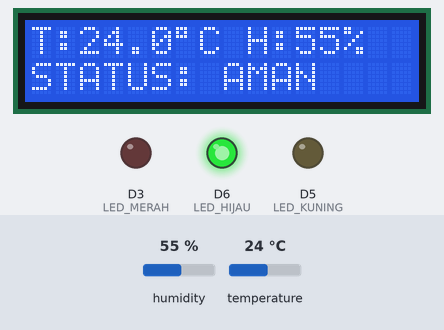
Recording of a sketch running on a simulated ESP8266 (NodeMCU). Parts: 16×2 character LCD, output pins drawn as LEDs (lit = HIGH). Inputs (shaded band) come from the test bench; at power-on: humidity 55 %, temperature 24 °C. WiFi joins after 1.5 s; servers stay silent unless stated; not simulated (calls return 0 or success): secrets.h; what the sketch prints to the serial monitor is not drawn.

Above: at 4.8 s.
4.9 s: humidity set to 51 %
At 6.4 s:
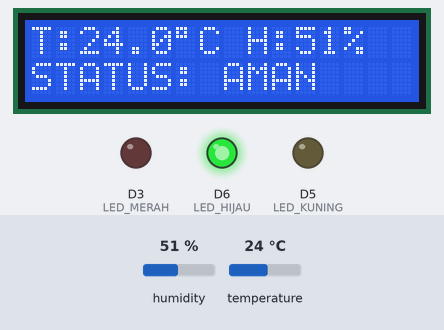
7.2 s: humidity set to 48 %
At 10.7 s:
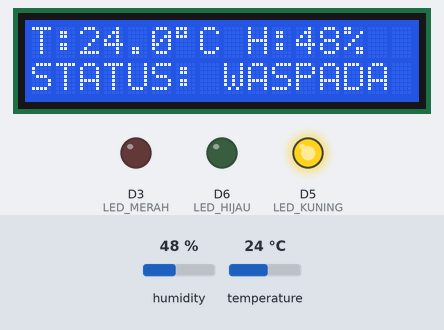
11.2 s: temperature set to 16 °C
At 14.9 s:
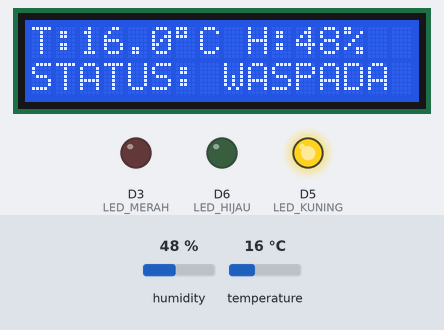
15.2 s: temperature set to 13 °C
At 18.0 s:
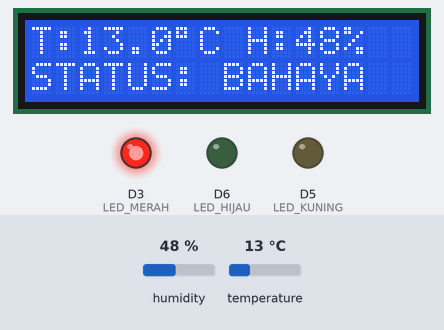
Timing chart, 0 to 19.5 s (numbered marks = the images above; inputs shaded):
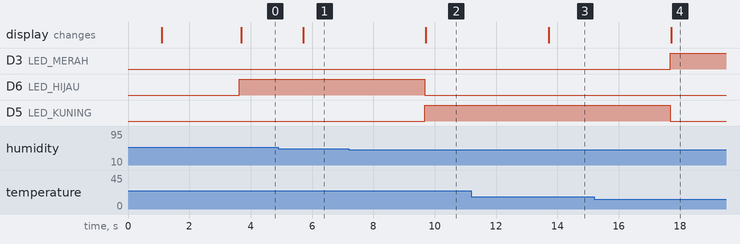

The sketch:

esp8266_lampu.ino
```cpp
#include <ESP8266WiFi.h>
#include <ESP8266WebServer.h>
#include <ArduinoJson.h>
#include <DHT.h>
#include <Wire.h>
#include <LiquidCrystal_I2C.h>
#include "secrets.h"

// =====================================
// KONFIGURASI WIFI
// =====================================


// =====================================
// KONFIGURASI PIN
// =====================================

// LED
const int LED_MERAH  = D3;
const int LED_KUNING = D5;
const int LED_HIJAU  = D6;

// DHT11
#define DHT_PIN D4
#define DHT_TYPE DHT11

DHT dht(DHT_PIN, DHT_TYPE);

// LCD 16x2 I2C
// Alamat umum: 0x27
LiquidCrystal_I2C lcd(0x27, 16, 2);

// Web server
ESP8266WebServer server(8081);

// =====================================
// BATAS KONDISI
// =====================================

// AMAN
const float SUHU_MIN_AMAN = 20.0;
const float SUHU_MAX_AMAN = 28.0;

const float HUM_MIN_AMAN = 50.0;
const float HUM_MAX_AMAN = 70.0;

// BAHAYA
const float SUHU_MIN_BAHAYA = 15.0;
const float SUHU_MAX_BAHAYA = 32.0;

const float HUM_MIN_BAHAYA = 40.0;
const float HUM_MAX_BAHAYA = 80.0;

// =====================================
// VARIABLE SENSOR
// =====================================

float suhu = 0;
float kelembapan = 0;

String statusLingkungan = "UNKNOWN";

// =====================================
// SETUP
// =====================================

void setup() {

  Serial.begin(115200);

  delay(1000);

  Serial.println();
  Serial.println("=================================");
  Serial.println(" ESP8266 IoT Peternakan");
  Serial.println("=================================");

  // LED
  pinMode(LED_MERAH, OUTPUT);
  pinMode(LED_KUNING, OUTPUT);
  pinMode(LED_HIJAU, OUTPUT);

  matikanSemuaLampu();

  // DHT
  dht.begin();

  // LCD
  Wire.begin(D2, D1);

  lcd.init();
  lcd.backlight();

  lcd.clear();
  lcd.setCursor(0, 0);
  lcd.print("IoT Peternakan");
  lcd.setCursor(0, 1);
  lcd.print("Starting...");

  // WiFi
  connectWiFi();

  // Endpoint lama
  server.on("/lampu", HTTP_POST, handleLampu);

  // Health
  server.on("/health", HTTP_GET, handleHealth);

  // Sensor
  server.on("/sensor", HTTP_GET, handleSensor);

  server.begin();

  Serial.println();
  Serial.println("HTTP Server started!");
  Serial.print("ESP8266 IP Address: ");
  Serial.println(WiFi.localIP());

  delay(1000);

  // Baca sensor pertama kali
  bacaSensor();
}

// =====================================
// LOOP
// =====================================

void loop() {

  server.handleClient();

  static unsigned long lastSensorRead = 0;

  if (millis() - lastSensorRead >= 2000) {

    lastSensorRead = millis();

    bacaSensor();
  }
}

// =====================================
// WIFI
// =====================================

void connectWiFi() {

  Serial.print("Connecting to WiFi");

  WiFi.begin(WIFI_SSID, WIFI_PASSWORD);

  while (WiFi.status() != WL_CONNECTED) {

    delay(500);

    Serial.print(".");
  }

  Serial.println();
  Serial.println("WiFi connected!");

  Serial.print("IP Address: ");
  Serial.println(WiFi.localIP());
}

// =====================================
// BACA SENSOR
// =====================================

void bacaSensor() {

  float h = dht.readHumidity();
  float t = dht.readTemperature();

  // Cek apakah pembacaan valid
  if (isnan(h) || isnan(t)) {

    Serial.println("Gagal membaca DHT11!");

    lcd.clear();
    lcd.setCursor(0, 0);
    lcd.print("Sensor Error");
    lcd.setCursor(0, 1);
    lcd.print("Cek DHT11");

    return;
  }

  suhu = t;
  kelembapan = h;

  Serial.println();
  Serial.println("=================================");
  Serial.print("Suhu       : ");
  Serial.print(suhu);
  Serial.println(" C");

  Serial.print("Kelembapan : ");
  Serial.print(kelembapan);
  Serial.println(" %");

  // Tentukan status
  tentukanStatus();

  // Update LED
  updateLampuStatus();

  // Update LCD
  updateLCD();
}

// =====================================
// TENTUKAN STATUS
// =====================================

void tentukanStatus() {

  bool suhuAman =
      suhu >= SUHU_MIN_AMAN &&
      suhu <= SUHU_MAX_AMAN;

  bool humAman =
      kelembapan >= HUM_MIN_AMAN &&
      kelembapan <= HUM_MAX_AMAN;

  bool suhuBahaya =
      suhu < SUHU_MIN_BAHAYA ||
      suhu > SUHU_MAX_BAHAYA;

  bool humBahaya =
      kelembapan < HUM_MIN_BAHAYA ||
      kelembapan > HUM_MAX_BAHAYA;

  // ================================
  // MERAH
  // ================================

  if (suhuBahaya || humBahaya) {

    statusLingkungan = "BAHAYA";

  }

  // ================================
  // HIJAU
  // ================================

  else if (suhuAman && humAman) {

    statusLingkungan = "AMAN";

  }

  // ================================
  // KUNING
  // ================================

  else {

    statusLingkungan = "WASPADA";
  }

  Serial.print("Status     : ");
  Serial.println(statusLingkungan);
}

// =====================================
// UPDATE LED
// =====================================

void updateLampuStatus() {

  matikanSemuaLampu();

  if (statusLingkungan == "AMAN") {

    digitalWrite(LED_HIJAU, HIGH);

  }

  else if (statusLingkungan == "WASPADA") {

    digitalWrite(LED_KUNING, HIGH);

  }

  else if (statusLingkungan == "BAHAYA") {

    digitalWrite(LED_MERAH, HIGH);
  }
}

// =====================================
// UPDATE LCD
// =====================================

void updateLCD() {

  lcd.clear();

  // Baris 1
  lcd.setCursor(0, 0);

  lcd.print("T:");
  lcd.print(suhu, 1);
  lcd.print((char)223);
  lcd.print("C ");

  lcd.print("H:");
  lcd.print(kelembapan, 0);
  lcd.print("%");

  // Baris 2
  lcd.setCursor(0, 1);

  if (statusLingkungan == "AMAN") {

    lcd.print("STATUS: AMAN");

  }

  else if (statusLingkungan == "WASPADA") {

    lcd.print("STATUS: WASPADA");

  }

  else {

    lcd.print("STATUS: BAHAYA");
  }
}

// =====================================
// MATIKAN SEMUA LAMPU
// =====================================

void matikanSemuaLampu() {

  digitalWrite(LED_MERAH, LOW);
  digitalWrite(LED_KUNING, LOW);
  digitalWrite(LED_HIJAU, LOW);
}

// =====================================
// /health
// =====================================

void handleHealth() {

  StaticJsonDocument<200> response;

  response["success"] = true;
  response["message"] = "ESP8266 is running";

  sendJsonResponse(200, response);
}

// =====================================
// /sensor
// =====================================

void handleSensor() {

  StaticJsonDocument<400> response;

  response["success"] = true;

  JsonObject data =
      response.createNestedObject("data");

  data["suhu"] = suhu;
  data["kelembapan"] = kelembapan;
  data["status"] = statusLingkungan;

  sendJsonResponse(200, response);
}

// =====================================
// /lampu
// =====================================

void handleLampu() {

  if (!server.hasArg("plain")) {

    StaticJsonDocument<200> response;

    response["success"] = false;
    response["message"] = "request body kosong";

    sendJsonResponse(400, response);

    return;
  }

  String body = server.arg("plain");

  Serial.println();
  Serial.println("=================================");
  Serial.println("Request diterima:");
  Serial.println(body);

  StaticJsonDocument<300> request;

  DeserializationError error =
      deserializeJson(request, body);

  if (error) {

    Serial.print("JSON error: ");
    Serial.println(error.c_str());

    StaticJsonDocument<200> response;

    response["success"] = false;
    response["message"] = "JSON tidak valid";

    sendJsonResponse(400, response);

    return;
  }

  bool isMerah =
      request["isMerah"] | false;

  bool isKuning =
      request["isKuning"] | false;

  bool isHijau =
      request["isHijau"] | false;

  int jumlahLampu = 0;

  if (isMerah) jumlahLampu++;
  if (isKuning) jumlahLampu++;
  if (isHijau) jumlahLampu++;

  if (jumlahLampu > 1) {

    StaticJsonDocument<200> response;

    response["success"] = false;
    response["message"] =
        "hanya satu lampu yang boleh menyala";

    sendJsonResponse(400, response);

    return;
  }

  setLampu(
      isMerah,
      isKuning,
      isHijau
  );

  StaticJsonDocument<300> response;

  response["success"] = true;
  response["message"] =
      "lampu berhasil diubah";

  JsonObject data =
      response.createNestedObject("data");

  data["isMerah"] = isMerah;
  data["isKuning"] = isKuning;
  data["isHijau"] = isHijau;

  sendJsonResponse(200, response);
}

// =====================================
// SET LAMPU MANUAL
// =====================================

void setLampu(
    bool merah,
    bool kuning,
    bool hijau
) {

  matikanSemuaLampu();

  if (merah) {
    digitalWrite(LED_MERAH, HIGH);
    Serial.println("LED MERAH: ON");
  }

  if (kuning) {
    digitalWrite(LED_KUNING, HIGH);
    Serial.println("LED KUNING: ON");
  }

  if (hijau) {
    digitalWrite(LED_HIJAU, HIGH);
    Serial.println("LED HIJAU: ON");
  }

  if (!merah && !kuning && !hijau) {
    Serial.println("SEMUA LED: OFF");
  }
}

// =====================================
// SEND JSON
// =====================================

void sendJsonResponse(
    int statusCode,
    JsonDocument& response
) {

  String output;

  serializeJson(response, output);

  server.send(
      statusCode,
      "application/json",
      output
  );
}
```

Measured:
- the behaviour switches between 50 and 49 % on humidity (found by bisection; images 1 and 2)
- the behaviour switches between 15 and 14 °C on temperature (found by bisection; images 3 and 4)
- after the input at 4.9 s, the display: changes after 0.81 s (image 1)
- after the input at 7.2 s, D6 (LED_HIJAU): HIGH → LOW after 2.5 s; D5 (LED_KUNING): LOW → HIGH after 2.5 s; the display: changes after 2.5 s (image 2)
- after the input at 11.2 s, the display: changes after 2.5 s (image 3)
- after the input at 15.2 s, D3 (LED_MERAH): LOW → HIGH after 2.5 s; D5 (LED_KUNING): HIGH → LOW after 2.5 s; the display: changes after 2.5 s (image 4)
